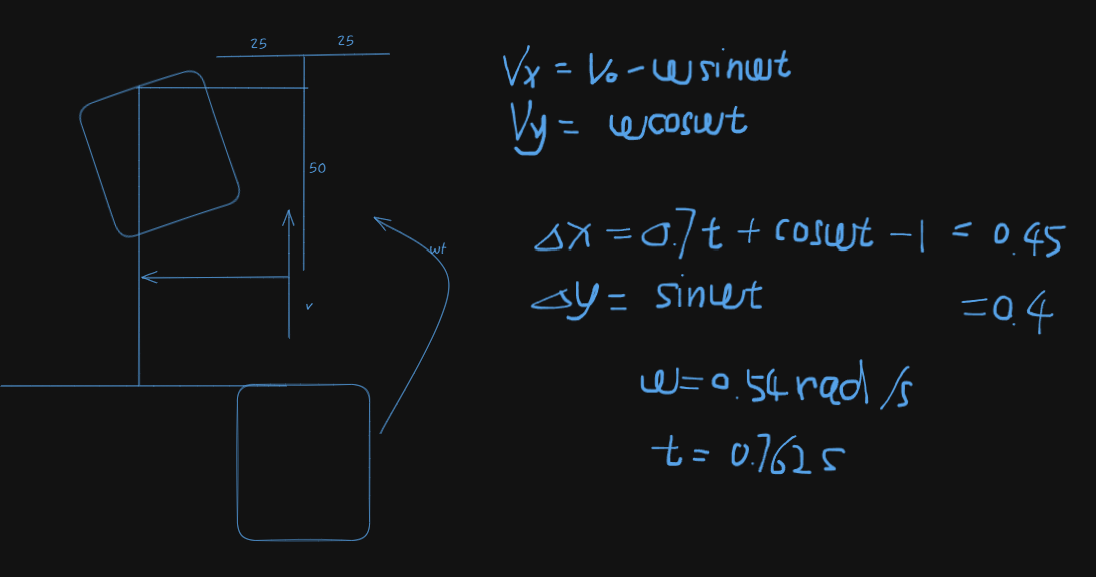
#> input picture src/visual_navigation/避障.png, 1096 x 577 px, given in place of the camera
$ python CannyTest.py
#> lines starting #> are read from the running program, lines starting #| are printed output that depends on the picture; after the words box and inside, x2 and y2 are one past the last pixel; in counts of white or black regions, pixels touching at a corner belong together
import cv2
import numpy as np
from pynput import keyboard as kb


class Debug:

  Variables = {
    "CannyLow":50,
    "CannyHigh":90
  }


  def __init__(self,Record=False):
    self.dictKeys = []
    self.dictInit()
    self.listener = kb.Listener(on_press=self.onPress)
    self.listener.start()
    self.keyNum = 0
    self.keyNumMax = len(self.dictKeys)
    self.flag = False
    self.Record = Record
    if Record:
      self.VideoWriter = cv2.VideoWriter("output.mp4", cv2.VideoWriter_fourcc(*'mp4v'), 30, (320,240))

  def dictInit(self):
    for key in self.Variables.keys():
      self.dictKeys.append(key)

  def onPress(self,key):
    if key == kb.Key.up:
      self.Variables[self.dictKeys[self.keyNum]] += 1
    elif key == kb.Key.down:
      self.Variables[self.dictKeys[self.keyNum]] -= 1
    elif key == kb.Key.right:
      self.keyNum += 1
    elif key == kb.Key.left:
      self.keyNum -= 1
    elif key == kb.Key.space:
      self.flag = not self.flag


    if self.keyNum < 0:
      self.keyNum = self.keyNumMax - 1
    elif self.keyNum >= self.keyNumMax:
      self.keyNum = 0


    if self.Record and self.flag:
      output = f"\r{str(self.dictKeys[self.keyNum])} : {self.Variables[self.dictKeys[self.keyNum]]}" + \
              "            " + \
              "Recording..." + \
              "            "
    else:
      output = f"\r{str(self.dictKeys[self.keyNum])} : {self.Variables[self.dictKeys[self.keyNum]]}" + \
              "            " + \
              "            " + \
              "            "
    print(output,end="",flush=True)


  def mainLoop(self):

    cap = cv2.VideoCapture(0)
    while True:
        ret, frame = cap.read()
#> frame is the input picture: shape (577, 1096, 3); mean B, G, R 22.8, 21.2, 19.5
        frame = cv2.flip(frame, 1)
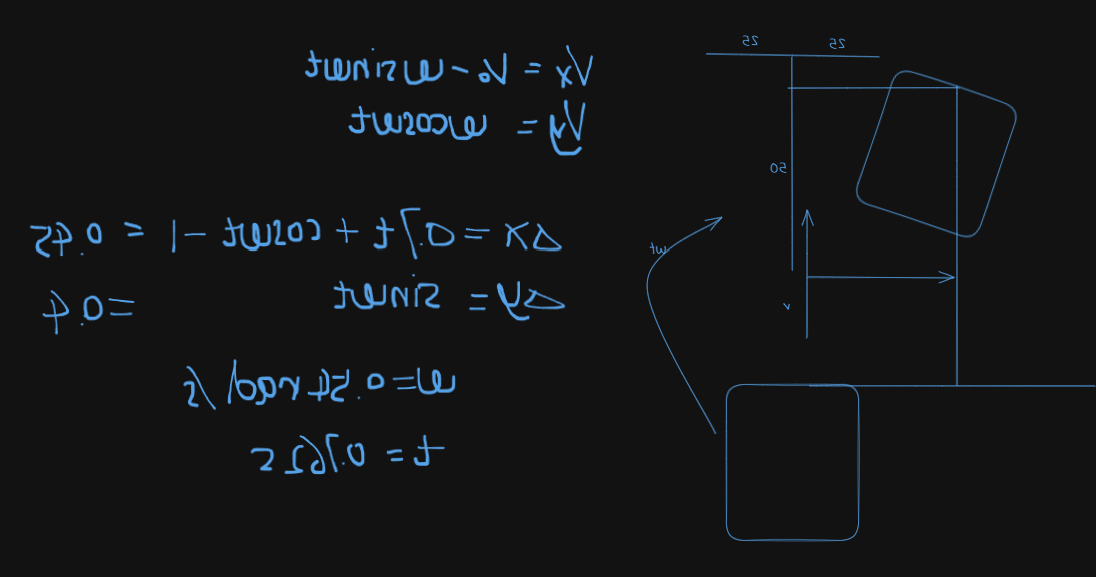
#> frame: shape (577, 1096, 3); mean B, G, R 22.8, 21.2, 19.5
        # [4 lines of commented-out code are left out]
        cv2.imshow("originalFrame",frame)
        # frame = cv2.resize(frame, (160, 120))
        frame = cv2.resize(frame, (320,240))
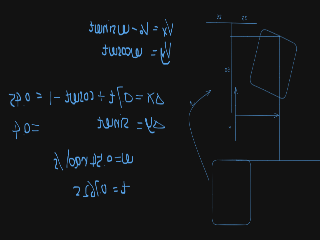
#> frame: shape (240, 320, 3); mean B, G, R 23, 21.4, 19.6
        frame = cv2.cvtColor(frame, cv2.COLOR_BGR2GRAY)
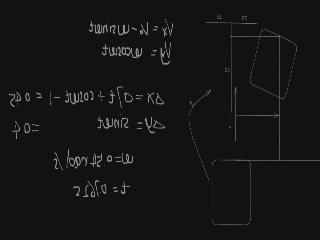
#> frame: shape (240, 320); min 18, max 148, mean 21
        frame = cv2.GaussianBlur(frame, (3,3), 1.5)
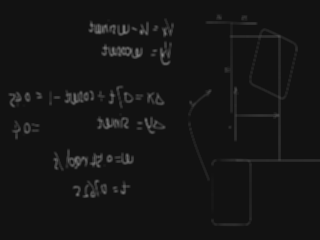
#> frame: shape (240, 320); min 18, max 128, mean 21
        cv2.imshow("GaussFrame",frame)
        frame = cv2.Canny(frame, self.Variables["CannyLow"], self.Variables["CannyHigh"])
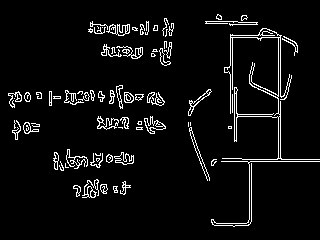
#> frame: shape (240, 320); 5.4% white in thin lines or dots, all inside (x1, y1, x2, y2) = (8, 14, 320, 227)

        # print(frame.shape)
        cv2.imshow("frame", frame[::][120:240])
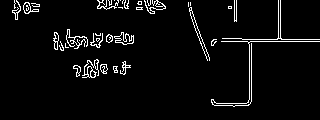
#> window 'frame': shape (120, 320); 4.4% white in thin lines or dots, all inside (x1, y1, x2, y2) = (12, 0, 320, 107)


        if cv2.waitKey(1) & 0xFF == ord('q'):
#> (key q is pressed here)
          break
        if self.Record and self.flag:
          if len(frame.shape) == 2 or frame.shape[2] == 1:  # 灰度图
            frame_to_write = cv2.cvtColor(frame, cv2.COLOR_GRAY2BGR)
            self.VideoWriter.write(frame_to_write)
          else:  # 彩色图
            self.VideoWriter.write(frame)
    cap.release()
    self.VideoWriter.release()
    cv2.destroyAllWindows()


if __name__ == "__main__":
  debug = Debug(Record=True)
  debug.mainLoop()
